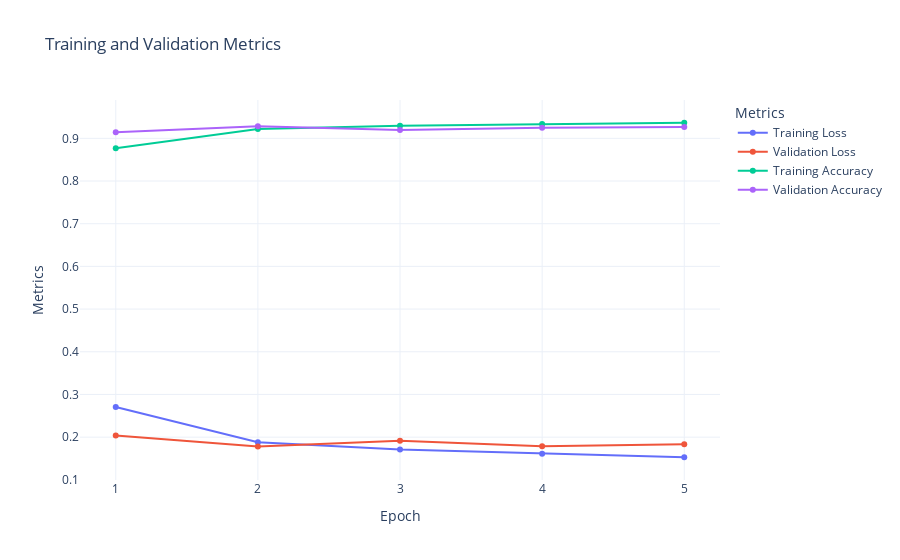

Notebook source saved alongside this figure:
### Code cell
# Plot training and validation loss and accuracy
fig = go.Figure()

# Loss plots
fig.add_trace(go.Scatter(
    x=list(range(1, len(training_loss_per_epoch) + 1)),
    y=training_loss_per_epoch,
    mode='lines+markers',
    name='Training Loss'
))
fig.add_trace(go.Scatter(
    x=list(range(1, len(validation_loss_per_epoch) + 1)),
    y=validation_loss_per_epoch,
    mode='lines+markers',
    name='Validation Loss'
))

# Accuracy plots
fig.add_trace(go.Scatter(
    x=list(range(1, len(training_accuracy_per_epoch) + 1)),
    y=training_accuracy_per_epoch,
    mode='lines+markers',
    name='Training Accuracy'
))
fig.add_trace(go.Scatter(
    x=list(range(1, len(validation_accuracy_per_epoch) + 1)),
    y=validation_accuracy_per_epoch,
    mode='lines+markers',
    name='Validation Accuracy'
))

fig.update_layout(
    title="Training and Validation Metrics",
    xaxis_title="Epoch",
    yaxis_title="Metrics",
    template="plotly_white",
    legend=dict(title="Metrics")
)

### Figure 1 — Plotly figure (JSON) as saved in the notebook; plotly's stock layout.template omitted (floating-point values rounded to 4 significant figures)
{"data": [{"mode": "lines+markers", "name": "Training Loss", "type": "scatter", "x": [1, 2, 3, 4, 5], "y": [0.2708, 0.1879, 0.1711, 0.1613, 0.1529]}, {"mode": "lines+markers", "name": "Validation Loss", "type": "scatter", "x": [1, 2, 3, 4, 5], "y": [0.2036, 0.1782, 0.1917, 0.1789, 0.1831]}, {"mode": "lines+markers", "name": "Training Accuracy", "type": "scatter", "x": [1, 2, 3, 4, 5], "y": [0.8769, 0.9216, 0.9294, 0.9337, 0.9365]}, {"mode": "lines+markers", "name": "Validation Accuracy", "type": "scatter", "x": [1, 2, 3, 4, 5], "y": [0.9142, 0.9282, 0.9196, 0.925, 0.9263]}], "layout": {"legend": {"title": {"text": "Metrics"}}, "title": {"text": "Training and Validation Metrics"}, "xaxis": {"title": {"text": "Epoch"}}, "yaxis": {"title": {"text": "Metrics"}}}}
